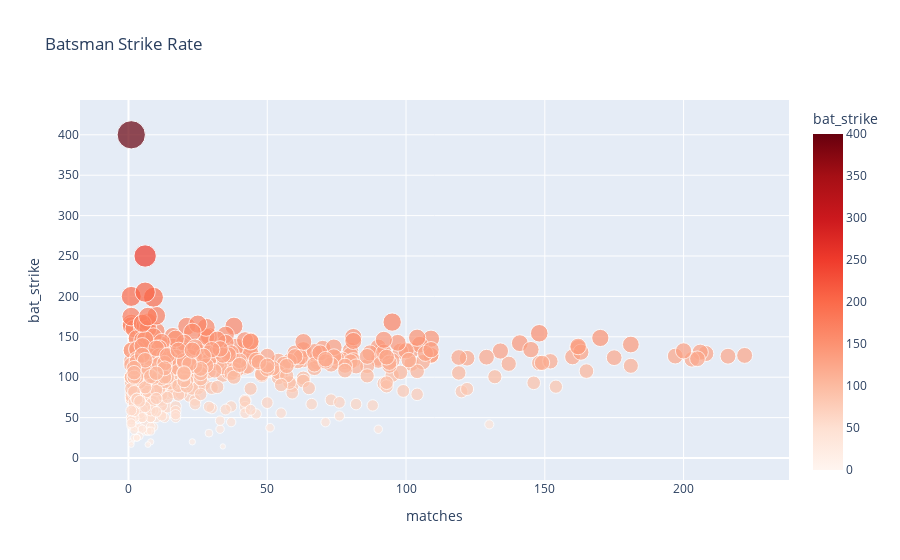

The notebook cell this image was saved under:
### Code cell
# To determine which player has the best strike rate, create a scatter plot.
fig = px.scatter(final_df, x='matches', y='bat_strike', color='bat_strike',
                 size='bat_strike', hover_name=final_df.index, title='Batsman Strike Rate')
fig.update_layout(coloraxis=dict(colorscale='reds'))

fig.show()

### Figure 1 — Plotly figure (JSON) as saved in the notebook; plotly's stock layout.template omitted (floating-point values rounded to 4 significant figures; data arrays with more than 128 entries replaced by an {"elided": "..."} marker saying what was removed)
{"data": [{"hovertemplate": "<b>%{hovertext}</b><br><br>matches=%{x}<br>bat_strike=%{marker.color}<extra></extra>", "hovertext": {"elided": "656 str values"}, "legendgroup": "", "marker": {"color": {"elided": "656 float values"}, "coloraxis": "coloraxis", "size": {"elided": "656 float values"}, "sizemode": "area", "sizeref": 1, "symbol": "circle"}, "mode": "markers", "name": "", "orientation": "v", "showlegend": false, "type": "scatter", "x": {"elided": "656 int values"}, "xaxis": "x", "y": {"elided": "656 float values"}, "yaxis": "y"}], "layout": {"coloraxis": {"colorbar": {"title": {"text": "bat_strike"}}, "colorscale": [[0, "rgb(255,245,240)"], [0.125, "rgb(254,224,210)"], [0.25, "rgb(252,187,161)"], [0.375, "rgb(252,146,114)"], [0.5, "rgb(251,106,74)"], [0.625, "rgb(239,59,44)"], [0.75, "rgb(203,24,29)"], [0.875, "rgb(165,15,21)"], [1, "rgb(103,0,13)"]]}, "legend": {"itemsizing": "constant", "tracegroupgap": 0}, "title": {"text": "Batsman Strike Rate"}, "xaxis": {"anchor": "y", "domain": [0, 1], "title": {"text": "matches"}}, "yaxis": {"anchor": "x", "domain": [0, 1], "title": {"text": "bat_strike"}}}}
